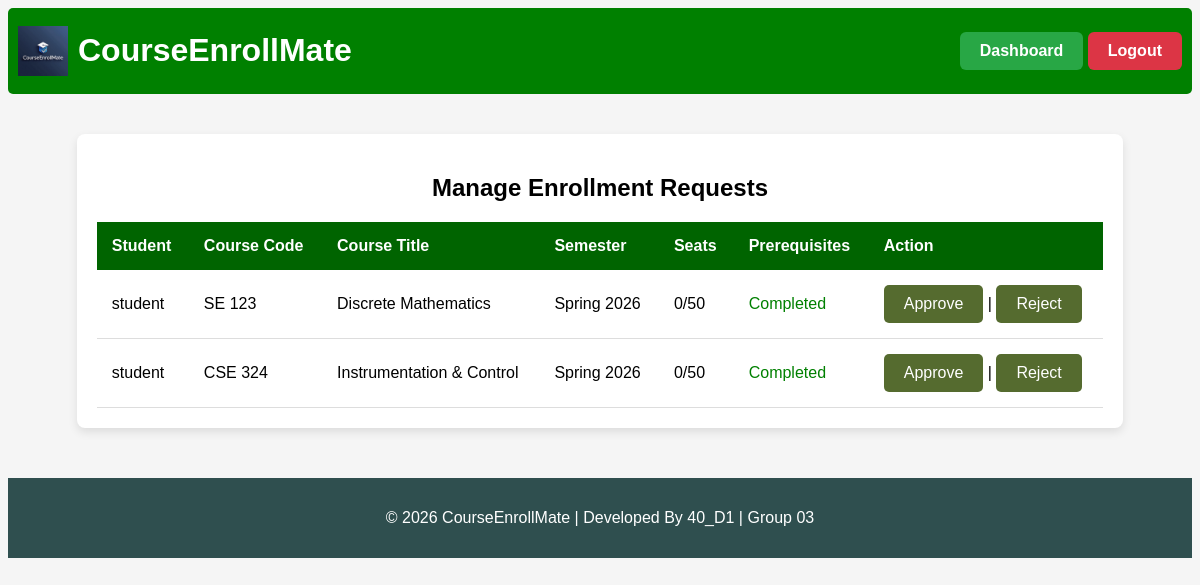
/manage_enrollments (signed in), run on an earlier commit of the app's database.
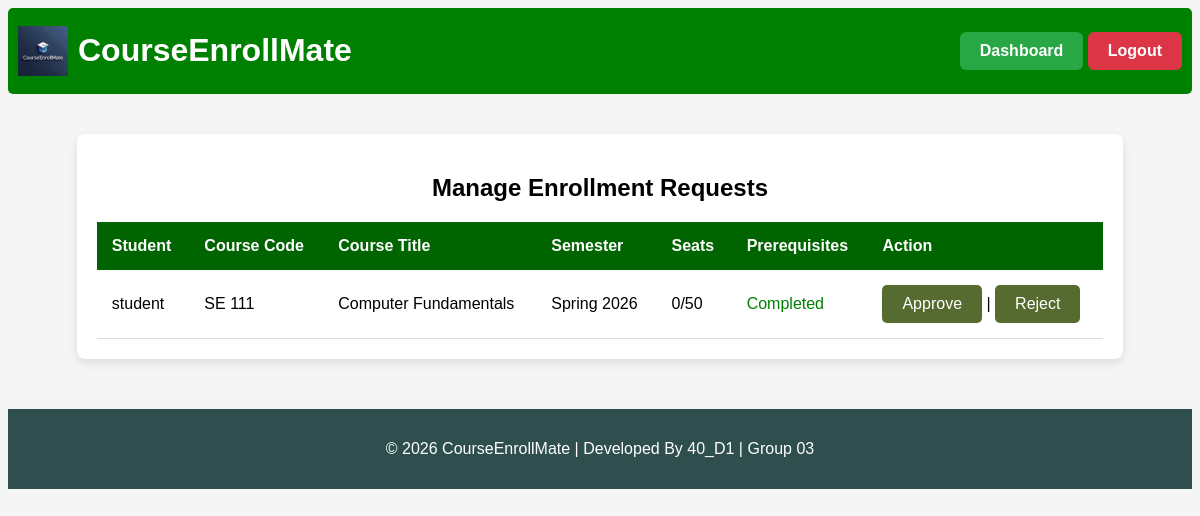
And on a later commit of the database.
### tables this page shows
CREATE TABLE enrollment_requests (
    id INTEGER PRIMARY KEY AUTOINCREMENT,
    student_id INTEGER NOT NULL,
    offering_id INTEGER NOT NULL,
    request_date TIMESTAMP DEFAULT CURRENT_TIMESTAMP,
    status TEXT CHECK(status IN ('pending','approved','rejected')) DEFAULT 'pending', rejection_reason TEXT,
    FOREIGN KEY (student_id) REFERENCES users(id),
    FOREIGN KEY (offering_id) REFERENCES course_offerings(id)
);

CREATE TABLE users (
    id INTEGER PRIMARY KEY AUTOINCREMENT,
    full_name TEXT NOT NULL,
    email TEXT UNIQUE NOT NULL,
    password TEXT NOT NULL,
    role TEXT DEFAULT 'student'
);

CREATE TABLE courses (
    id INTEGER PRIMARY KEY AUTOINCREMENT,
    course_code TEXT UNIQUE NOT NULL,
    course_title TEXT NOT NULL,
    course_description TEXT,
    credit_hours INTEGER NOT NULL,
    created_at TIMESTAMP DEFAULT CURRENT_TIMESTAMP
);

CREATE TABLE semesters (
    id INTEGER PRIMARY KEY AUTOINCREMENT,
    semester_name TEXT NOT NULL,
    start_date TEXT,
    end_date TEXT,
    status TEXT CHECK(status IN ('active','inactive')) DEFAULT 'inactive'
);

CREATE TABLE course_offerings (
    id INTEGER PRIMARY KEY AUTOINCREMENT,
    course_id INTEGER NOT NULL,
    semester_id INTEGER NOT NULL,
    max_seats INTEGER,
    FOREIGN KEY (course_id) REFERENCES courses(id),
    FOREIGN KEY (semester_id) REFERENCES semesters(id)
);

### app.py (the view)
@app.route("/manage_enrollments")
@login_required
@role_required("admin")
def manage_enrollments():
    conn = get_db_connection()
    requests = conn.execute("""
        SELECT
            er.id AS request_id,
            er.student_id,
            u.full_name AS student_name,
            c.course_code,
            c.course_title,
            c.id AS course_id,
            co.id AS offering_id,
            co.max_seats,
            s.semester_name,
            (
                SELECT COUNT(*)
                FROM enrollment_requests
                WHERE offering_id = co.id AND status = 'approved'
            ) AS approved_count
        FROM enrollment_requests er
        JOIN users u ON er.student_id = u.id
        JOIN course_offerings co ON er.offering_id = co.id
        JOIN courses c ON co.course_id = c.id
        JOIN semesters s ON co.semester_id = s.id
        WHERE er.status = 'pending'
    """).fetchall()
    request_list = []
    for r in requests:
        prereq_status = check_prerequisites(r["student_id"], r["course_id"])
        request_list.append({
            "request_id": r["request_id"],
            "student_name": r["student_name"],
            "course_code": r["course_code"],
            "course_title": r["course_title"],
            "semester_name": r["semester_name"],
            "approved_count": r["approved_count"],
            "max_seats": r["max_seats"],
            "prereq_status": prereq_status
        })
    conn.close()
    return render_template("manage_enrollments.html", requests=request_list)

### app.py (called while the page is built)
def get_db_connection():
    conn = sqlite3.connect("courseenrollmate.db")
    conn.row_factory = sqlite3.Row
    conn.execute("PRAGMA foreign_keys = ON")
    return conn

### helper.py (called while the page is built, shortened)
def get_db_connection():
    conn = sqlite3.connect("courseenrollmate.db")
    conn.row_factory = sqlite3.Row
    conn.execute("PRAGMA foreign_keys = ON")
    return conn

def login_required(f):
    @wraps(f)
    def decorated_function(*args, **kwargs):
        if "username" not in session:
            return redirect("/login")
        return f(*args, **kwargs)
    return decorated_function

def role_required(role):
    def decorator(f):
        @wraps(f)
        def decorated_function(*args, **kwargs):
            if session.get("role") != role:
                return "403 Forbidden: Unauthorized access"
            return f(*args, **kwargs)
        return decorated_function
    return decorator

def check_prerequisites(student_id, course_id):
    conn = get_db_connection()
    prereqs = conn.execute("""
        SELECT prerequisite_id
        FROM course_prerequisites
        WHERE course_id = ?
    """, (course_id,)).fetchall()
    if not prereqs:
        conn.close()
        return True

### templates/manage_enrollments.html
{% extends "base.html" %}
{% block body %}
<div class="table-container">
<h2>Manage Enrollment Requests</h2>
<table>
<thead>
<tr>
    <th>Student</th>
    <th>Course Code</th>
    <th>Course Title</th>
    <th>Semester</th>
    <th>Seats</th>
    <th>Prerequisites</th>
    <th>Action</th>
</tr>
</thead>
{% for req in requests %}
<tbody>
<tr>
    <td>{{ req.student_name }}</td>
    <td>{{ req.course_code }}</td>
    <td>{{ req.course_title }}</td>
    <td>{{ req.semester_name }}</td>
    <td>{{ req.approved_count }}/{{ req.max_seats }}</td>
    <td>
        {% if req.prereq_status %}
            <span style="color:green;">Completed</span>
        {% else %}
            <span style="color:red;">Not Completed</span>
        {% endif %}
    </td>
    <td>
        <a href="{{ url_for('approve_enrollment', request_id=req.request_id) }}">Approve</a>
        |
        <a href="{{ url_for('reject_enrollment', request_id=req.request_id) }}">Reject</a>
    </td>
</tr>
</tbody>
{% endfor %}
</table>
</div>
{% endblock %}

What changed in the data, as far as the page shows it:
no longer on this page (row edited): enrollment_requests: student_name "student", course_code "SE 123", course_title "Discrete Mathematics", semester_name "Spring 2026", approved_count "0", max_seats "50"
no longer on this page (row edited): enrollment_requests: student_name "student", course_code "CSE 324", course_title "Instrumentation & Control", semester_name "Spring 2026", approved_count "0", max_seats "50"
added enrollment_requests: student_name "student", course_code "SE 111", course_title "Computer Fundamentals", semester_name "Spring 2026", approved_count "0", max_seats "50"
